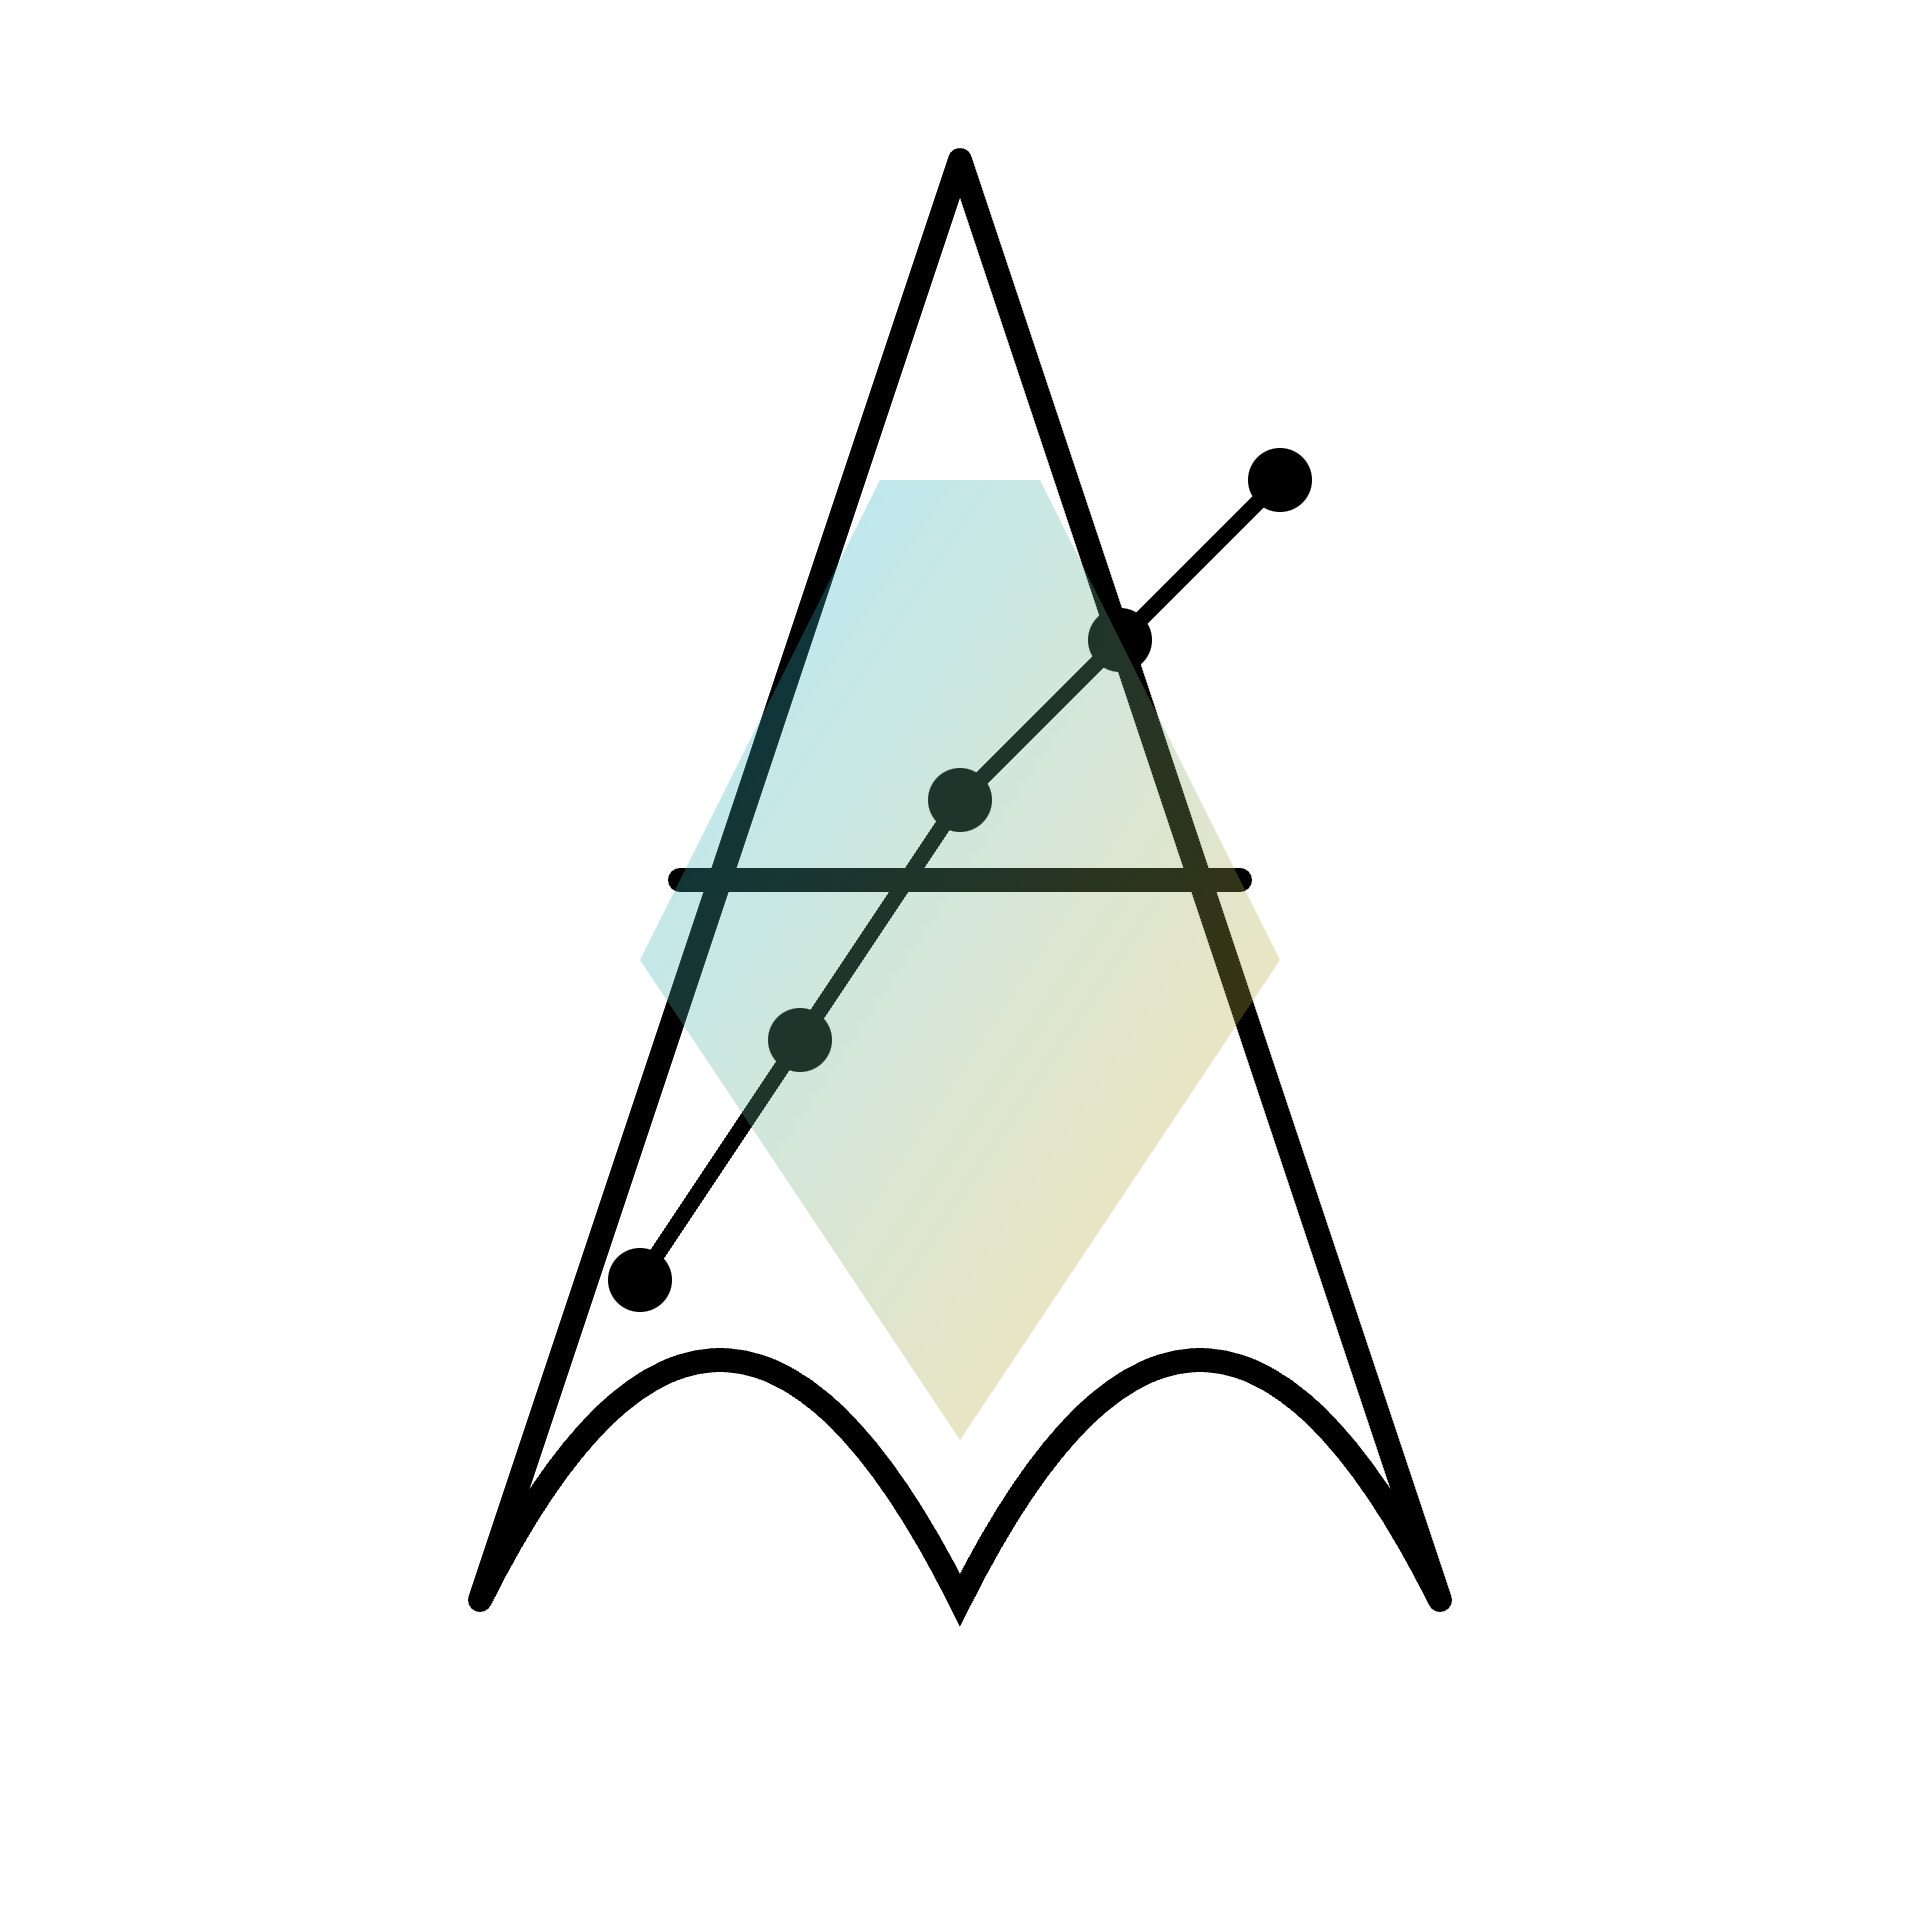

Generate this figure with Python:
# Colab Single-Cell Script: Enhanced Version (Bug Fixed)
# ------------------------------------------------------
# This script generates an upgraded, uniquely stylized SVG logo for 
# "AI Tools Guide" using the svgwrite library. It incorporates advanced 
# design touches such as dual gradients, a soft background wash, subtle 
# drop shadows, and refined geometry to create an iconic, modern, and 
# visually impactful mark.

!pip install svgwrite

import svgwrite

def generate_ai_tools_guide_logo_svg(filename="ai_tools_guide_logo_enhanced.svg"):
    """
    Generates an enhanced, iconic SVG logo for 'AI Tools Guide'.

    Key Design Enhancements:
    ------------------------
    1. Soft radial background gradient to give a polished aesthetic.
    2. Refined, stylized 'A' shape with metallic-like gradient fill.
    3. Open book arcs at the base with a secondary radial gradient.
    4. Additional circuit node pattern for a futuristic/tech feel.
    5. Translucent polygon overlay with a two-stop linear gradient.
    6. Subtle drop-shadow effects on major elements for depth.
    7. Balanced, modern composition suitable for branding at all scales.
    """

    # Overall dimensions (px). The viewBox allows scaling at any size.
    width, height = 240, 240
    dwg = svgwrite.Drawing(
        filename=filename,
        size=(f"{width}px", f"{height}px"),
        profile='full',
        viewBox=f"0 0 {width} {height}"
    )

    # --------------------------------------------------------
    # 1. Define Gradients & Filters
    # --------------------------------------------------------

    # Background Gradient: Radial
    bg_grad_id = "BackgroundRadial"
    bg_radial_gradient = dwg.radialGradient(
        id=bg_grad_id,
        center=("50%", "50%"),
        r="65%"
    )
    # Soft fade from very light gray to white
    bg_radial_gradient.add_stop_color(offset='0%',   color='#F2F2F2', opacity=1.0)
    bg_radial_gradient.add_stop_color(offset='100%', color='#FFFFFF', opacity=1.0)
    dwg.defs.add(bg_radial_gradient)

    # Gradient 1: Linear (Blue -> Orange) for overlay polygon
    gradient_id_1 = "BlueOrangeGradient"
    linear_gradient_1 = dwg.linearGradient(
        start=('0%', '0%'), 
        end=('100%', '100%'), 
        id=gradient_id_1
    )
    linear_gradient_1.add_stop_color(offset='0%',   color='#00B4F2', opacity=1.0)  # Vibrant Blue
    linear_gradient_1.add_stop_color(offset='100%', color='#F2A900', opacity=1.0)  # Warm Orange
    dwg.defs.add(linear_gradient_1)

    # Gradient 2: Radial for Book Arcs
    gradient_id_2 = "BookArcRadial"
    radial_gradient_2 = dwg.radialGradient(
        id=gradient_id_2,
        center=("50%", "50%"), 
        r="75%"
    )
    radial_gradient_2.add_stop_color(offset='0%',   color='#E9E9E9', opacity=0.8)
    radial_gradient_2.add_stop_color(offset='100%', color='#FFFFFF', opacity=0.8)
    dwg.defs.add(radial_gradient_2)

    # Gradient 3: Subtle fill for the 'A' shape
    gradient_id_3 = "AShapeGradient"
    linear_gradient_3 = dwg.linearGradient(
        start=('0%', '0%'), 
        end=('0%', '100%'), 
        id=gradient_id_3
    )
    # A subtle shift from near-white to a very light gray, for a metallic sheen
    linear_gradient_3.add_stop_color(offset='0%',   color='#F8F8F8', opacity=1.0)
    linear_gradient_3.add_stop_color(offset='100%', color='#DADADA', opacity=1.0)
    dwg.defs.add(linear_gradient_3)

    # Define a drop-shadow filter (Fixing the feMerge usage)
    filter_id = "dropShadow"
    drop_shadow_filter = dwg.filter(
        id=filter_id, 
        x="-20%", 
        y="-20%", 
        width="140%", 
        height="140%"
    )
    drop_shadow_filter.feGaussianBlur(in_='SourceAlpha', stdDeviation=2, result='blur')
    drop_shadow_filter.feOffset(in_='blur', dx=2, dy=2, result='offsetBlur')
    # Correctly merge the blurred offset with the original graphic
    drop_shadow_filter.feMerge(layernames=['offsetBlur', 'SourceGraphic'])
    dwg.defs.add(drop_shadow_filter)

    # --------------------------------------------------------
    # 2. Background Rectangle with Soft Radial Gradient
    # --------------------------------------------------------
    # Subtle background to unify the composition
    dwg.add(dwg.rect(
        insert=(0, 0),
        size=(width, height),
        fill=f"url(#{bg_grad_id})"
    ))

    # --------------------------------------------------------
    # 3. Stylized 'A' Shape with Partial Gradient Fill
    # --------------------------------------------------------
    A_shape_coords = [
        (60,  200),  # Left foot
        (120,  20),  # Apex
        (180, 200)   # Right foot
    ]
    A_shape_polygon = dwg.polygon(
        points=A_shape_coords,
        fill=f"url(#{gradient_id_3})",  # Metallic gradient fill
        stroke="black",
        stroke_width=3,
        stroke_linecap="round",
        stroke_linejoin="round",
        filter=f"url(#{filter_id})"  # Apply subtle drop shadow
    )
    dwg.add(A_shape_polygon)

    # Crossbar
    crossbar = dwg.line(
        start=(85, 110),
        end=(155, 110),
        stroke="black",
        stroke_width=3,
        stroke_linecap="round",
        filter=f"url(#{filter_id})"  # Slight shadow for consistency
    )
    dwg.add(crossbar)

    # --------------------------------------------------------
    # 4. Open Book Arcs (Bottom) with Radial Gradient
    # --------------------------------------------------------
    book_arcs = dwg.path(
        d=(
            "M 60,200 "
            "C 80,160 100,160 120,200 "
            "C 140,160 160,160 180,200"
        ),
        fill="none",
        stroke=f"url(#{gradient_id_2})",  # Radial gradient for subtle highlight
        stroke_width=3,
        stroke_linecap="round",
        filter=f"url(#{filter_id})"
    )
    dwg.add(book_arcs)

    # --------------------------------------------------------
    # 5. Futuristic Circuit Nodes & Connectors
    # --------------------------------------------------------
    circuit_points = [
        (80,  160),
        (95,  140),
        (110, 120),
        (130,  95),
        (150,  75),
        (165,  55)
    ]

    # Draw nodes
    for (cx, cy) in circuit_points:
        dwg.add(dwg.circle(
            center=(cx, cy),
            r=4,
            fill="black",
            filter=f"url(#{filter_id})"
        ))

    # Connect nodes with lines
    for i in range(len(circuit_points) - 1):
        x1, y1 = circuit_points[i]
        x2, y2 = circuit_points[i + 1]
        dwg.add(dwg.line(
            start=(x1, y1),
            end=(x2, y2),
            stroke="black",
            stroke_width=2,
            stroke_linecap="round",
            filter=f"url(#{filter_id})"
        ))

    # --------------------------------------------------------
    # 6. Geometric Overlay (Polygon) with Blue-Orange Gradient
    # --------------------------------------------------------
    overlay_points = [
        (110, 60),
        (130, 50),
        (170, 100),
        (140, 170),
        (100, 170),
        (70,  100)
    ]
    overlay_polygon = dwg.polygon(
        points=overlay_points,
        fill=f"url(#{gradient_id_1})",  # Blue -> Orange gradient
        fill_opacity=0.35,
        stroke="none",
        filter=f"url(#{filter_id})"  # Apply subtle drop shadow
    )
    dwg.add(overlay_polygon)

    # --------------------------------------------------------
    # 7. Save the SVG File
    # --------------------------------------------------------
    dwg.save()

if __name__ == "__main__":
    # Generate the enhanced logo and write to 'ai_tools_guide_logo_enhanced.svg'
    generate_ai_tools_guide_logo_svg("ai_tools_guide_icon.svg")
    print("Enhanced SVG logo generated: 'ai_tools_guide_logo_enhanced.svg'")
